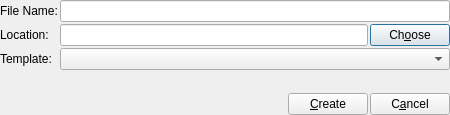
<?xml version="1.0" encoding="UTF-8"?>
<ui version="4.0">
 <class>NewFromTemplateDialog</class>
 <widget class="QDialog" name="NewFromTemplateDialog">
  <property name="windowModality">
   <enum>Qt::WindowModal</enum>
  </property>
  <property name="geometry">
   <rect>
    <x>0</x>
    <y>0</y>
    <width>450</width>
    <height>115</height>
   </rect>
  </property>
  <property name="windowTitle">
   <string>New From Template</string>
  </property>
  <layout class="QVBoxLayout" name="verticalLayout">
   <property name="spacing">
    <number>2</number>
   </property>
   <property name="margin">
    <number>0</number>
   </property>
   <item>
    <layout class="QFormLayout" name="formLayout_2">
     <item row="2" column="0">
      <widget class="QLabel" name="label_3">
       <property name="text">
        <string>Template:</string>
       </property>
      </widget>
     </item>
     <item row="1" column="0">
      <widget class="QLabel" name="label_2">
       <property name="text">
        <string>Location:</string>
       </property>
      </widget>
     </item>
     <item row="1" column="1">
      <layout class="QHBoxLayout" name="horizontalLayout_5">
       <item>
        <widget class="QLineEdit" name="lineLocation"/>
       </item>
       <item>
        <widget class="QPushButton" name="buttonChoose">
         <property name="text">
          <string>Ch&amp;oose</string>
         </property>
        </widget>
       </item>
      </layout>
     </item>
     <item row="0" column="0">
      <widget class="QLabel" name="label">
       <property name="text">
        <string>File Name:</string>
       </property>
      </widget>
     </item>
     <item row="0" column="1">
      <widget class="QLineEdit" name="lineFileName"/>
     </item>
     <item row="2" column="1">
      <widget class="QComboBox" name="comboTemplates"/>
     </item>
    </layout>
   </item>
   <item>
    <layout class="QHBoxLayout" name="horizontalLayout">
     <item>
      <spacer name="horizontalSpacer">
       <property name="orientation">
        <enum>Qt::Horizontal</enum>
       </property>
       <property name="sizeHint" stdset="0">
        <size>
         <width>40</width>
         <height>20</height>
        </size>
       </property>
      </spacer>
     </item>
     <item>
      <widget class="QPushButton" name="buttonCreate">
       <property name="text">
        <string>&amp;Create</string>
       </property>
       <property name="icon">
        <iconset resource="../../resources.qrc">
         <normaloff>:/icons/actions/document-new.png</normaloff>:/icons/actions/document-new.png</iconset>
       </property>
      </widget>
     </item>
     <item>
      <widget class="QPushButton" name="buttonCancel">
       <property name="text">
        <string>C&amp;ancel</string>
       </property>
       <property name="icon">
        <iconset resource="../../resources.qrc">
         <normaloff>:/icons/actions/dialog-cancel.png</normaloff>:/icons/actions/dialog-cancel.png</iconset>
       </property>
      </widget>
     </item>
    </layout>
   </item>
  </layout>
 </widget>
 <tabstops>
  <tabstop>lineFileName</tabstop>
  <tabstop>lineLocation</tabstop>
  <tabstop>comboTemplates</tabstop>
  <tabstop>buttonChoose</tabstop>
  <tabstop>buttonCreate</tabstop>
 </tabstops>
 <resources>
  <include location="../../resources.qrc"/>
 </resources>
 <connections>
  <connection>
   <sender>buttonCancel</sender>
   <signal>clicked()</signal>
   <receiver>NewFromTemplateDialog</receiver>
   <slot>reject()</slot>
   <hints>
    <hint type="sourcelabel">
     <x>353</x>
     <y>110</y>
    </hint>
    <hint type="destinationlabel">
     <x>108</x>
     <y>170</y>
    </hint>
   </hints>
  </connection>
 </connections>
</ui>
